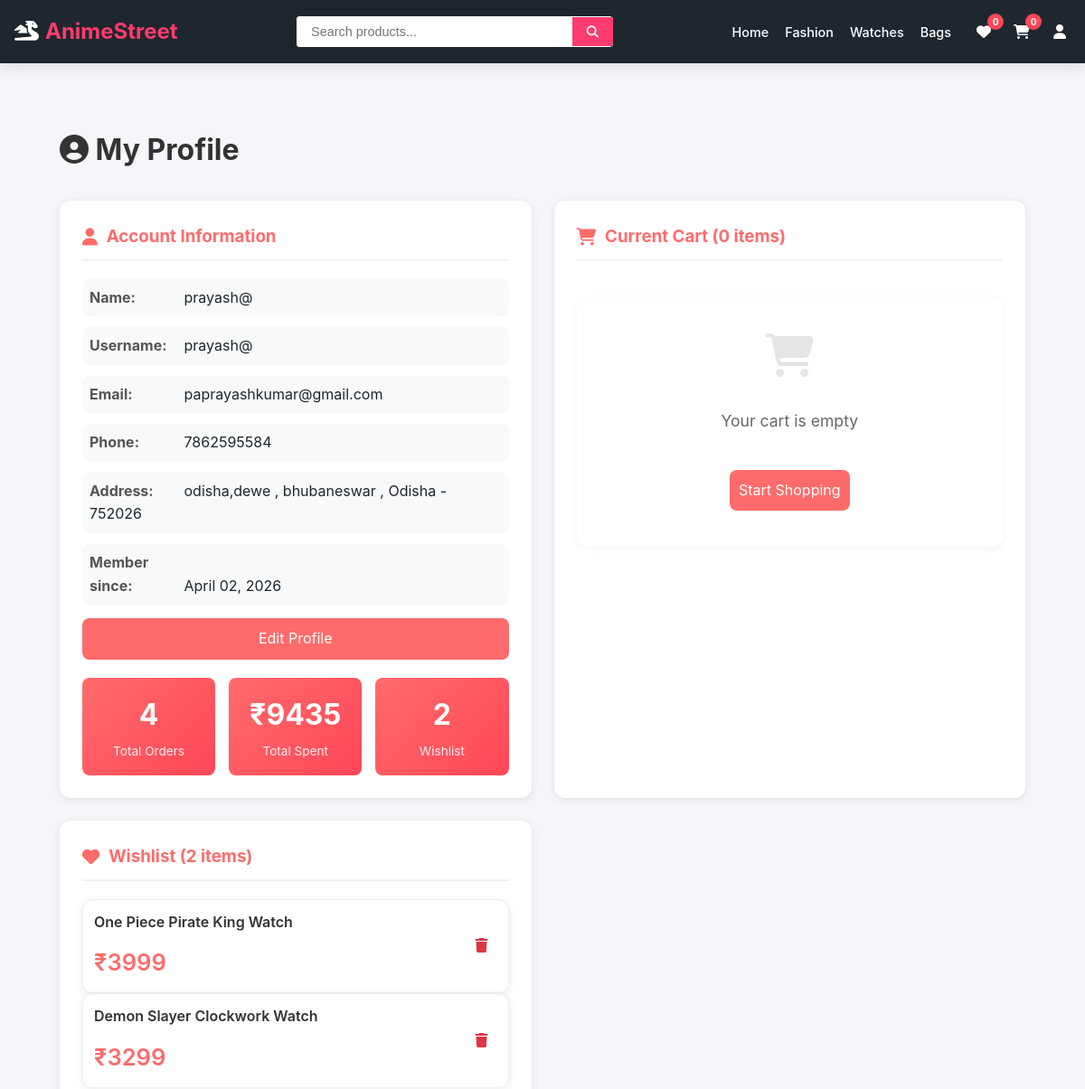
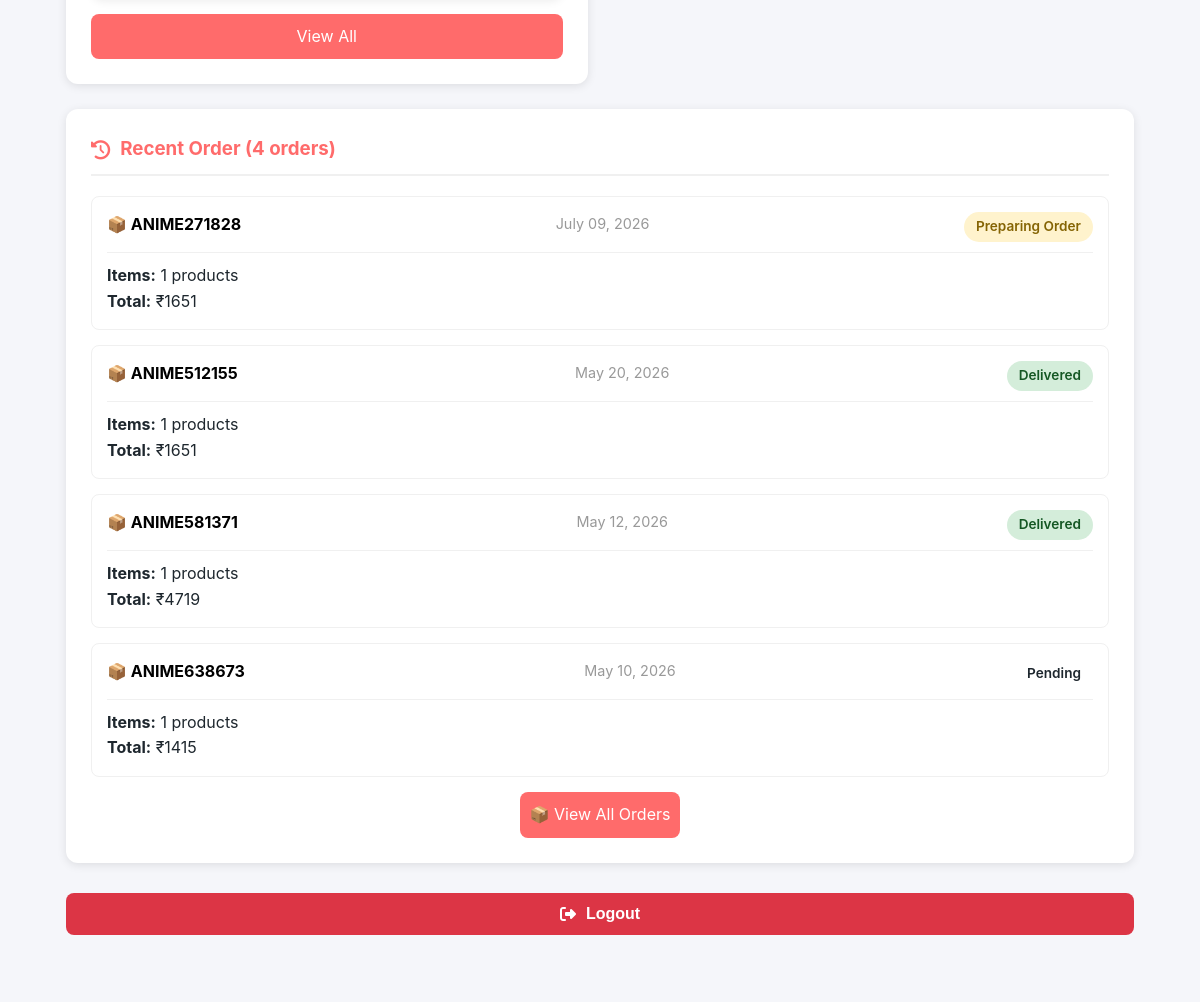
Before: /profile/ (signed in, upper part) with the older database file (2 pictures, top to bottom).
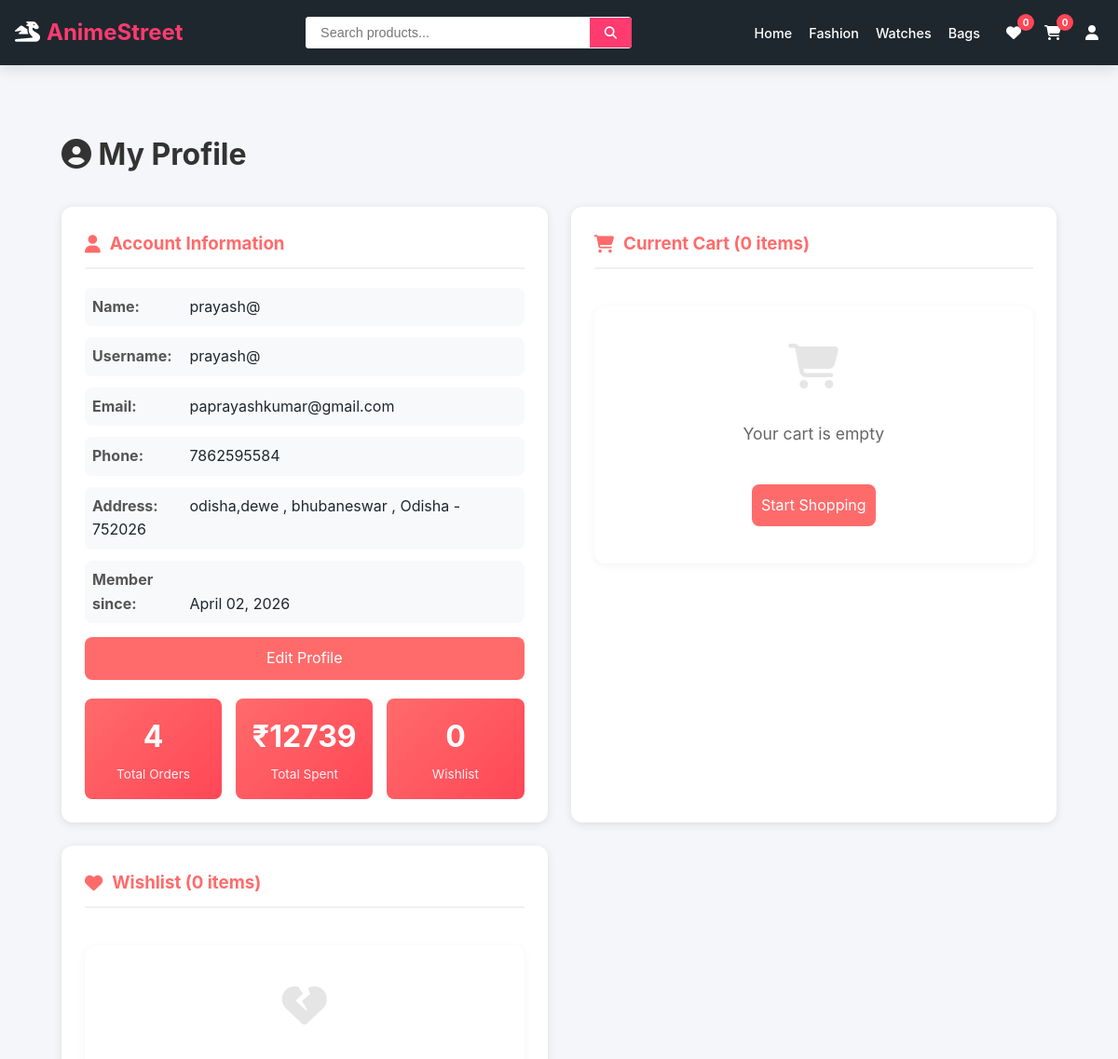
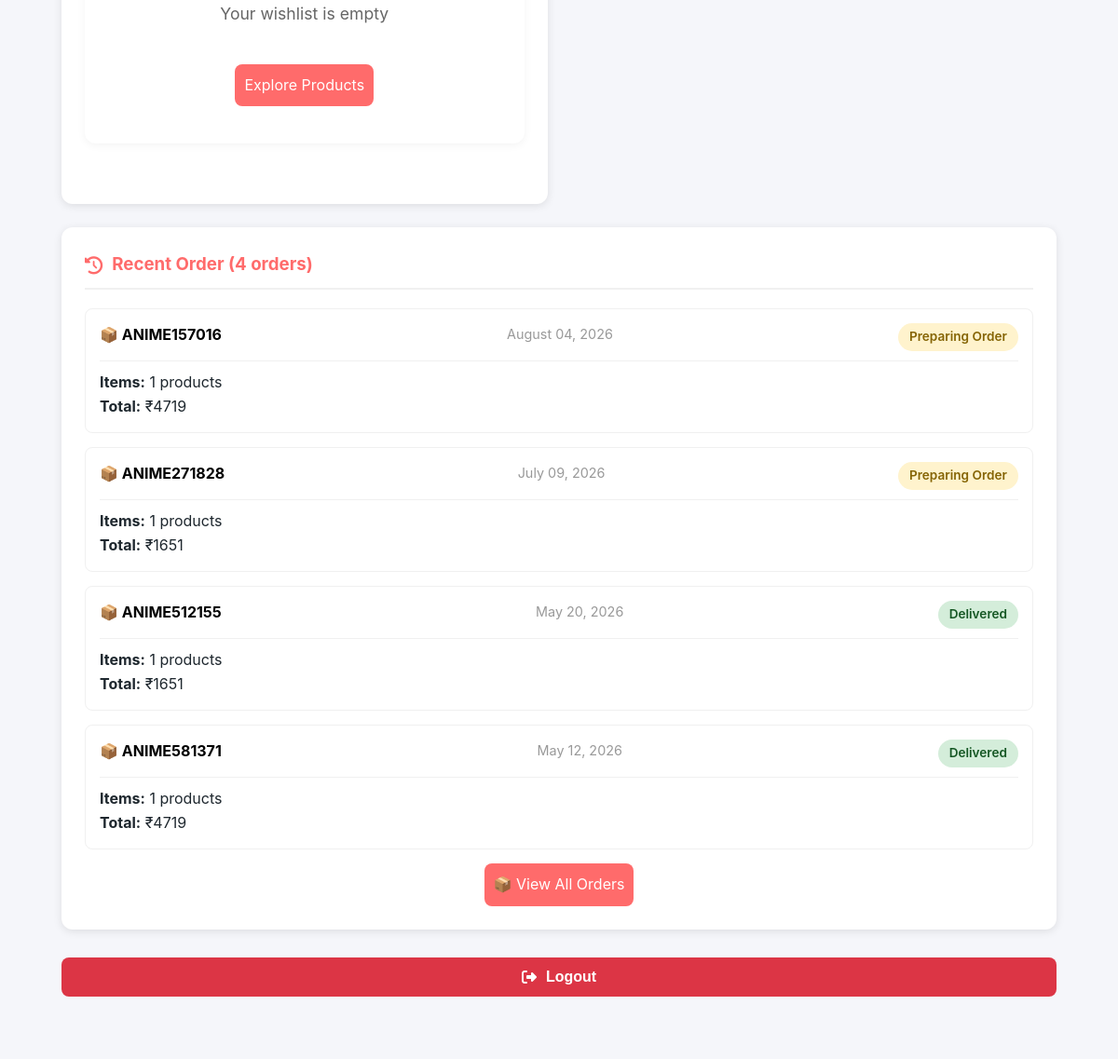
After: the same page with the newer database file (2 pictures, top to bottom).
### shop/models.py (models this page shows, shortened)
class WishlistItem(models.Model):
    wishlist = models.ForeignKey(Wishlist, on_delete=models.CASCADE, related_name='items')
    product = models.ForeignKey(Product, on_delete=models.CASCADE)
    added_at = models.DateTimeField(auto_now_add=True)
    class Meta:
        unique_together = ['wishlist', 'product']

class Product(models.Model):
    product_id = models.IntegerField(unique=True)
    name = models.CharField(max_length=200)
    price = models.DecimalField(max_digits=10, decimal_places=2)
    category = models.ForeignKey(Category, on_delete=models.CASCADE, related_name='products')
    sub_category = models.CharField(max_length=50, blank=True, null=True)
    type = models.CharField(max_length=100, blank=True)
    image = models.CharField(max_length=500, blank=True, null=True)
    image_url = models.URLField(max_length=500, blank=True, null=True)
    rating = models.DecimalField(max_digits=3, decimal_places=2, default=4.5)
    reviews = models.IntegerField(default=0)
    description = models.TextField(blank=True)
    sizes = models.JSONField(default=list)
    in_stock = models.BooleanField(default=True)
    featured = models.BooleanField(default=False)
    created_at = models.DateTimeField(auto_now_add=True)

class Order(models.Model):
    user = models.ForeignKey(User, on_delete=models.CASCADE)
    total_price = models.DecimalField(max_digits=10, decimal_places=2)
    payment_method = models.CharField(max_length=10, default="COD")
    transaction_id = models.CharField(max_length=100, blank=True, null=True)
    payment_screenshot = models.ImageField(upload_to='payments/', blank=True, null=True)
    payment_status = models.CharField(max_length=20, default="Pending")
    STATUS_CHOICES = [
    ('pending', 'Pending'),
    ('paid', 'Payment Confirmed'),
    ('processing', 'Preparing Order'),
    ('packed', 'Packed'),
    ('shipped', 'Shipped'),
    ('out_for_delivery', 'Out for Delivery'),
    ('delivered', 'Delivered'),
    ]
    status = models.CharField(
    max_length=30,
    choices=STATUS_CHOICES,
    default='pending'
)
    order_id = models.CharField(max_length=20, unique=True, blank=True)
    tracking_id = models.CharField(max_length=100, blank=True, null=True)
    created_at = models.DateTimeField(auto_now_add=True)

### shop/views.py (the view)
# urls.py: path('profile/', views.profile, name='profile'),
@login_required
def profile(request):
    cart, created = Cart.objects.get_or_create(user=request.user)
    wishlist, created = Wishlist.objects.get_or_create(user=request.user)
    orders = Order.objects.filter(user=request.user)\
        .prefetch_related('items')\
        .order_by('-created_at')[:4]
    cart_items = cart.items.select_related('product').all()
    wishlist_items = wishlist.items.select_related('product').all()
    cart_total = cart.get_total()
    total_orders = orders.count()
    total_spent = sum(order.total_price for order in orders)
    context = {
        'user': request.user,
        'cart_items': cart_items,
        'wishlist_items': wishlist_items,
        'orders': orders,
        'cart_total': cart_total,
        'total_orders': total_orders,
        'total_spent': total_spent,
    }
    return render(request, 'shop/profile.html', context)

### shop/context_processors.py (called while the page is built)
def cart_count(request):
    if request.user.is_authenticated:
        try:
            cart, created = Cart.objects.get_or_create(user=request.user)
            count = cart.get_total_items()
        except:
            count = 0
    else:
        count = 0
    return {'cart_count': count}

### shop/models.py (called while the page is built)
    def get_total(self):
        return sum(item.get_total() for item in self.items.all())

    def get_total_items(self):
        return sum(item.quantity for item in self.items.all())

### shop/templates/shop/profile.html (shortened to what the changed rows need)
{% extends 'shop/base.html' %}
{% load static %}
{% block content %}
<div class="container">
    <div class="profile-container">
        <h1><i class="fas fa-user-circle"></i> My Profile</h1>
        <div class="profile-grid">
            <div class="profile-card user-info">
                <div class="stats-grid">
                    <div class="stat-box">
                        <div class="stat-number">₹{{ total_spent|floatformat:0 }}</div>
                        <div class="stat-label">Total Spent</div>
                    </div>
                    <div class="stat-box">
                        <div class="stat-number">{{ wishlist_items|length }}</div>
                        <div class="stat-label">Wishlist</div>
                    </div>
                </div>
            </div>
            <div class="profile-card">
                <h3><i class="fas fa-heart"></i> Wishlist ({{ wishlist_items|length }} items)</h3>
                {% if wishlist_items %}
                <div>
                    {% for item in wishlist_items %}
                    <div class="wishlist-item">
                        <div class="wishlist-item-info">
                            <div class="wishlist-item-name">{{ item.product.name }}</div>
                            <div class="wishlist-item-price">₹{{ item.product.price|floatformat:0 }}</div>
                        </div>
                        <div class="wishlist-item-remove"
                        onclick='removeFromWishlist("{{ item.product.product_id }}")'>
                            <i class="fas fa-trash"></i>
                        </div>
                    </div>
                    {% endfor %}
                    <div class="action-buttons">
                        <a href="{% url 'shop:wishlist' %}" class="checkout-btn">View All</a>
                    </div>
                </div>
                {% else %}
                <div class="empty-state">
                    <i class="fas fa-heart-broken"></i>
                    <p>Your wishlist is empty</p>
                    <a href="{% url 'shop:fashion' %}" class="checkout-btn">Explore Products</a>
                </div>
                {% endif %}
            </div>
        </div>
        <div class="profile-card" style="margin-top: 25px;">
            {% if orders %}
            <div>
                {% for order in orders|slice:":4" %}
                <div class="order-item">
                    <div class="order-header">
                        <div style="color: black; font-weight: bold;">
                            📦 {{ order.order_id }}
                        </div>
                        <span class="order-date">{{ order.created_at|date:"F d, Y" }}</span>
                        <span class="order-status status-{{ order.status }}">{{ order.get_status_display }}</span>
                    </div>
                    <p><strong>Items:</strong> {{ order.items.count }} products</p>
                    <p><strong>Total:</strong> ₹{{ order.total_price|floatformat:0 }}</p>
                </div>
                {% endfor %}
            </div>
            {% else %}
            <div class="empty-state">
                <i class="fas fa-shopping-bag"></i>
                <p>No orders yet</p>
                <a href="{% url 'shop:index' %}" class="checkout-btn">Start Shopping</a>
            </div>
            {% endif %}
        </div>
    </div>
</div>
{% endblock %}

Changed rows visible on the page:
removed WishlistItem: product.name "One Piece Pirate King Watch", product.price "3999"
removed WishlistItem: product.name "Demon Slayer Clockwork Watch", product.price "3299"
no longer on this page (row unchanged): Order: order_id "ANIME638673", created_at "May 10, 2026", status "Pending", items.count "1", total_price "1415"
added Order: order_id "ANIME157016", created_at "August 04, 2026", status "Preparing Order", items.count "1", total_price "4719"
Other visible differences:
{{ total_spent|floatformat:0 }}: "9435" → "12739"
{{ wishlist_items|length }}: "2" → "0"
text no longer shown: "View All"
text now shown: "Your wishlist is empty Explore Products"
